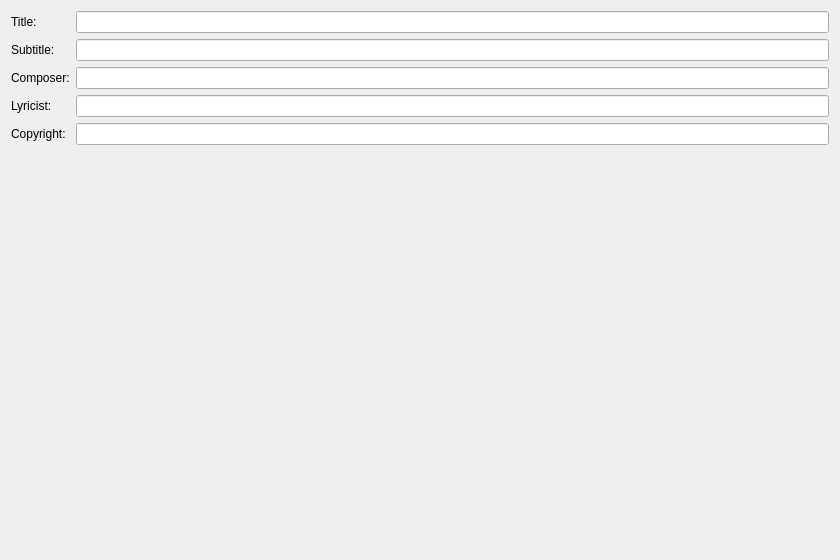
<?xml version="1.0" encoding="UTF-8"?>
<ui version="4.0">
 <class>NewWizard</class>
 <widget class="QWidget" name="NewWizard">
  <property name="geometry">
   <rect>
    <x>0</x>
    <y>0</y>
    <width>840</width>
    <height>560</height>
   </rect>
  </property>
  <property name="windowTitle">
   <string/>
  </property>
  <layout class="QGridLayout">
   <item row="0" column="0">
    <widget class="QLabel" name="label">
     <property name="text">
      <string>Title:</string>
     </property>
    </widget>
   </item>
   <item row="0" column="1">
    <widget class="Ms::AccessibleLineEdit" name="title">
     <property name="accessibleName">
      <string>Title</string>
     </property>
     <property name="accessibleDescription">
      <string>Insert title here</string>
     </property>
    </widget>
   </item>
   <item row="1" column="0">
    <widget class="QLabel" name="label_2">
     <property name="text">
      <string>Subtitle:</string>
     </property>
    </widget>
   </item>
   <item row="1" column="1">
    <widget class="QLineEdit" name="subtitle">
     <property name="accessibleName">
      <string>Subtitle</string>
     </property>
     <property name="accessibleDescription">
      <string>Insert subtitle here</string>
     </property>
    </widget>
   </item>
   <item row="2" column="0">
    <widget class="QLabel" name="label_3">
     <property name="text">
      <string>Composer:</string>
     </property>
    </widget>
   </item>
   <item row="2" column="1">
    <widget class="QLineEdit" name="composer">
     <property name="accessibleName">
      <string>Composer</string>
     </property>
     <property name="accessibleDescription">
      <string>Insert composer's name here</string>
     </property>
    </widget>
   </item>
   <item row="3" column="0">
    <widget class="QLabel" name="label_4">
     <property name="text">
      <string>Lyricist:</string>
     </property>
    </widget>
   </item>
   <item row="3" column="1">
    <widget class="QLineEdit" name="poet">
     <property name="accessibleName">
      <string>Lyricist</string>
     </property>
     <property name="accessibleDescription">
      <string>Insert lyricist's name here</string>
     </property>
    </widget>
   </item>
   <item row="4" column="0">
    <widget class="QLabel" name="label_5">
     <property name="text">
      <string>Copyright:</string>
     </property>
    </widget>
   </item>
   <item row="4" column="1">
    <widget class="QLineEdit" name="copyright">
     <property name="accessibleName">
      <string>Copyright</string>
     </property>
     <property name="accessibleDescription">
      <string>Insert copyright here</string>
     </property>
    </widget>
   </item>
   <item row="5" column="0">
    <spacer>
     <property name="orientation">
      <enum>Qt::Vertical</enum>
     </property>
     <property name="sizeHint" stdset="0">
      <size>
       <width>20</width>
       <height>40</height>
      </size>
     </property>
    </spacer>
   </item>
  </layout>
 </widget>
 <customwidgets>
  <customwidget>
   <class>Ms::AccessibleLineEdit</class>
   <extends>QLineEdit</extends>
   <header>accessiblelineedit.h</header>
  </customwidget>
 </customwidgets>
 <resources/>
 <connections/>
</ui>
